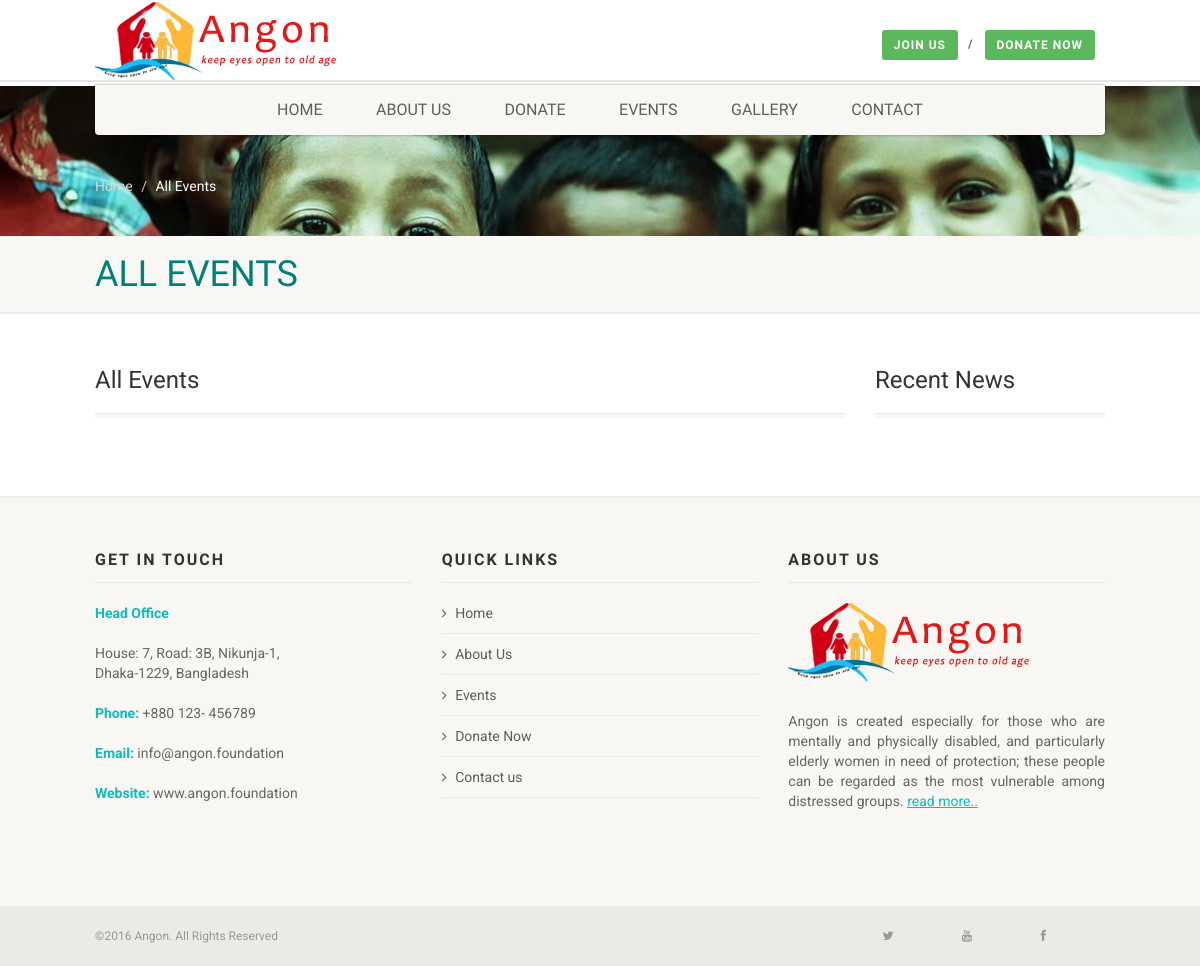
/event.php, run on an earlier commit of the app's database.
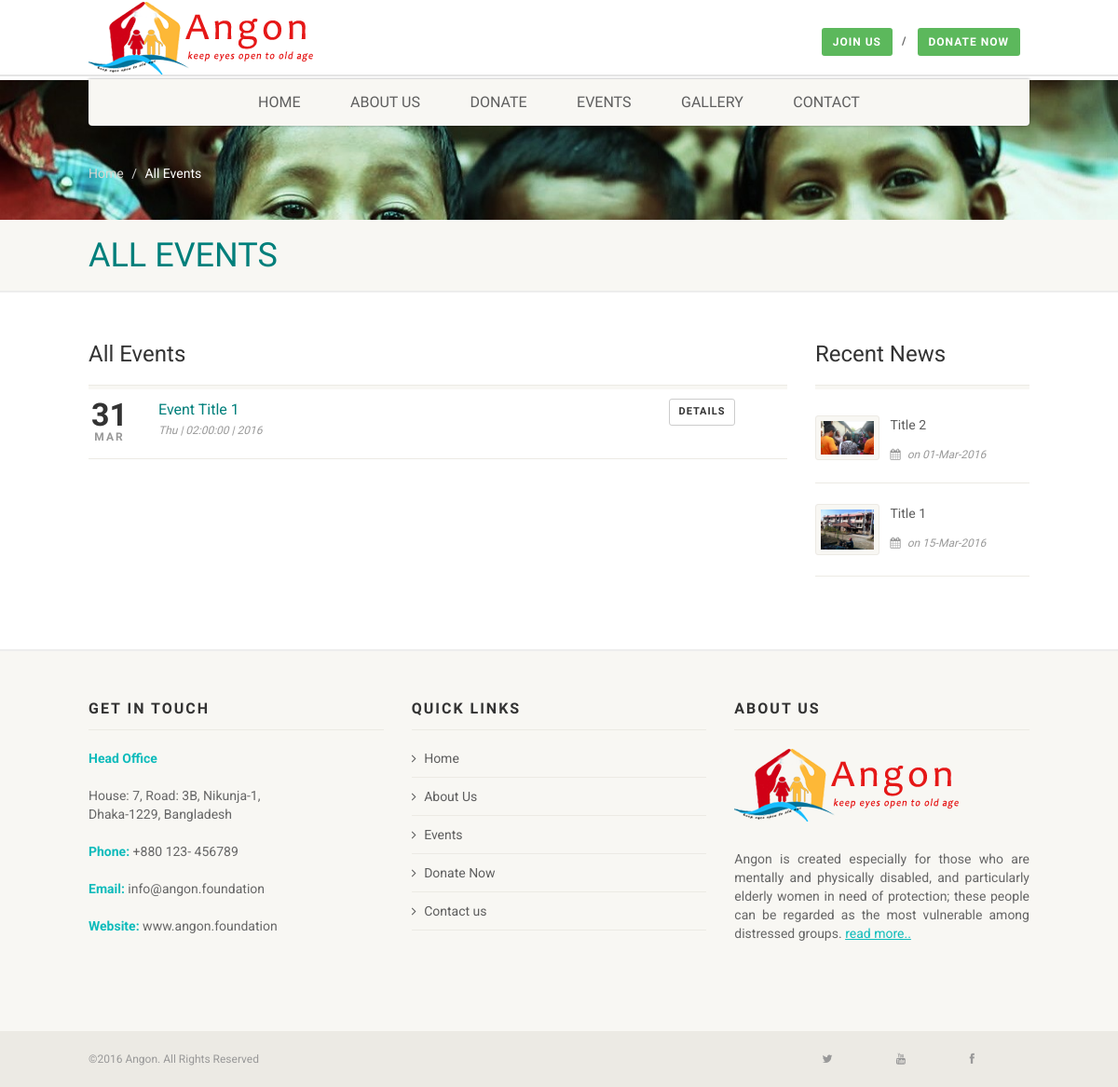
And on a later commit of the database.
### tables this page shows
CREATE TABLE IF NOT EXISTS `angon_event` (
  `angon_event_id` int(11) NOT NULL,
  `angon_event_title` varchar(255) NOT NULL,
  `angon_event_image` varchar(255) NOT NULL,
  `angon_event_short_details` text NOT NULL,
  `angon_event_details` text NOT NULL,
  `angon_event_date` date NOT NULL,
  `angon_event_time` time NOT NULL,
  `angon_event_venue` text NOT NULL,
  `angon_event_is_upcoming` enum('Yes','No') NOT NULL,
  `angon_event_status` enum('Active','Inactive') NOT NULL,
  `angon_event_created_by` int(11) NOT NULL,
  `angon_event_created_on` datetime NOT NULL,
  `angon_event_updated_by` int(11) NOT NULL,
  `angon_event_updated_on` timestamp NOT NULL DEFAULT CURRENT_TIMESTAMP ON UPDATE CURRENT_TIMESTAMP
);

CREATE TABLE IF NOT EXISTS `news` (
  `news_id` int(11) NOT NULL,
  `news_title` varchar(255) NOT NULL,
  `news_short_details` varchar(255) NOT NULL,
  `news_details` text NOT NULL,
  `news_image` varchar(255) NOT NULL,
  `news_date` date NOT NULL,
  `news_status` enum('Active','Inactive','Archive') NOT NULL,
  `news_created_by` int(11) NOT NULL,
  `news_created_on` datetime NOT NULL,
  `news_updated_by` int(11) NOT NULL,
  `news_updated_on` timestamp NOT NULL DEFAULT CURRENT_TIMESTAMP ON UPDATE CURRENT_TIMESTAMP
);

### config/config.php (called while the page is built, shortened)
<?php
$config = array();
$config['BASE_DIR'] = dirname(dirname(__FILE__));
include ($config['BASE_DIR'] . '/config/local_config.php');
?>

### config/local_config.php (called while the page is built, shortened)
<?php
$host = $_SERVER['HTTP_HOST'];
$domain = str_replace('www.', '', str_replace('http://', '', $host));
if ($domain == 'angon.com') {
    $config['SITE_NAME'] = 'angon';
    $config['BASE_URL'] = 'http://angon.com';
    $config['ROOT_DIR'] = '/home/angon/public_html/';
    $config['ADMIN_SITE_NAME'] = 'KKRDF | ADMIN PANEL';
    $config['DB_TYPE'] = 'mysql';
    $config['DB_HOST'] = 'localhost';
    $config['DB_NAME'] = 'db_name';
    $config['DB_USER'] = 'db_user';
    $config['DB_PASSWORD'] = 'db_pass';
} else {
    $config['SITE_NAME'] = 'angon';
    $config['ADMIN_SITE_NAME'] = 'ANGON | ADMIN PANEL';
    $config['BASE_URL'] = 'http://localhost/angon/';
    $config['ROOT_DIR'] = '/angon/';
    $config['DB_TYPE'] = 'mysql';
    $config['DB_HOST'] = 'localhost';
    $config['DB_NAME'] = 'angon_db';
    $config['DB_USER'] = 'root';
    $config['DB_PASSWORD'] = '';
}
$config['MASTER_ADMIN_EMAIL'] = "khairul@eyhost.biz";
$config['PASSWORD_KEY'] = "#kkrdf#";
$config['ADMIN_PASSWORD_LENGTH_MAX'] = 15;
$config['ADMIN_PASSWORD_LENGTH_MIN'] = 5;
$config['ADMIN_COOKIE_EXPIRE_DURATION'] = (60 * 60 * 24 * 30);
$config['IMAGE_UPLOAD_PATH'] = $config['BASE_DIR'] . '/upload';
$config['IMAGE_UPLOAD_URL'] = $config['BASE_URL'] . 'upload';

### event.php (the view, shortened to what the changed rows need)
<?php
include './config/config.php';
$arrayME = array();
$sqlME = "SELECT * FROM angon_event WHERE angon_event_status='Active'";
$resultME = mysqli_query($con, $sqlME);
if ($resultME) {
    while ($objME = mysqli_fetch_object($resultME)) {
        $arrayME[] = $objME;
    }
} else {
}
$array = array();
$sql = "SELECT * FROM news WHERE news_status='Active' ORDER BY news_id DESC LIMIT 2";
$result = mysqli_query($con, $sql);
if ($result) {
    while ($obj = mysqli_fetch_object($result)) {
        $array[] = $obj;
    }
} else {
}
?>
<!DOCTYPE HTML>
<html class="no-js">
    <?php include './header_script.php'; ?>
</head>
<body>
    <div class="body">
        <header class="site-header">
            <div class="topbar">
                <div class="container">
                    <div class="row">
                        <?php include './header.php'; ?>
                    </div>
                </div>
            </div>
        </header>
        <div class="page-header">
            <div class="container">
                <div class="row">
                    <div class="col-md-12">
                        <h1>All Events</h1>
                    </div>
                </div>
            </div>
        </div>
        <div class="main" role="main">
            <div id="content" class="content full">
                <div class="container">
                    <div class="row">
                        <div class="col-md-9">
                            <div class="listing events-listing">
                                <header class="listing-header">
                                    <div class="row">
                                    </div>
                                </header>
                                <section class="listing-cont">
                                    <?php if (count($arrayME) > 0): ?>
                                        <ul>
                                            <?php foreach ($arrayME AS $ME): ?>
                                                <li class="item event-item">
                                                    <div class="event-date">
                                                        <span class="date"><?php echo date('d', strtotime($ME->angon_event_date)); ?></span>
                                                        <span class="month"><?php echo date('M', strtotime($ME->angon_event_date)); ?></span>
                                                    </div>
                                                    <div class="event-detail">
                                                        <h4><a href="event-details.php?id=<?php echo $ME->angon_event_id; ?>"><?php echo $ME->angon_event_title; ?></a></h4>
                                                        <span class="event-dayntime meta-data"><?php echo date('D', strtotime($ME->angon_event_date)); ?> | <?php echo $ME->angon_event_time; ?> | <?php echo date('Y', strtotime($ME->angon_event_date)); ?></span>
                                                    </div>
                                                    <div>
                                                        <div><a href="event-details.php?id=<?php echo $ME->angon_event_id; ?>" class="btn btn-default btn-sm">Details</a></div>
                                                    </div>
                                                </li>
                                            <?php endforeach; ?>
                                        </ul>
                                    <?php endif; ?>
                                </section>
                            </div>
                        </div>
                        <div class="col-md-3 sidebar">
                            <div class="widget sidebar-widget">
                                <div class="widget-recent-posts widget">
                                    <?php if (count($array) > 0): ?>
                                        <ul>
                                            <?php foreach ($array AS $news): ?>
                                                <li class="clearfix">
                                                    <a href="#" class="media-box post-image">
                                                        <img src="<?php echo $config['IMAGE_UPLOAD_URL'] . '/news_image/' . $news->news_image; ?>" alt="<?php echo $news->news_title; ?>" class="img-thumbnail">
                                                    </a>
                                                    <div class="widget-blog-content"><a href="latest_news_details.php?id=<?php echo $news->news_id; ?>"><?php echo $news->news_title; ?></a>
                                                        <span class="meta-data"><i class="fa fa-calendar"></i> on <?php echo date('d-M-Y', strtotime($news->news_date)); ?></span>
                                                    </div>
                                                </li>
                                            <?php endforeach; ?>
                                        </ul>
                                    <?php endif; ?>
                                </div>
                            </div>
                        </div>
                    </div>
                </div>
            </div>
        </div>
    </div>
</body>
</html>

What changed in the data, as far as the page shows it:
added angon_event: angon_event_date "31", angon_event_date "MAR", angon_event_title "Event Title 1", angon_event_date "Thu", angon_event_time "02:00:00", angon_event_date "2016"
added news: news_image (picture), news_title "Title 2", news_date "01-Mar-2016"
added news: news_image (picture), news_title "Title 1", news_date "15-Mar-2016"
